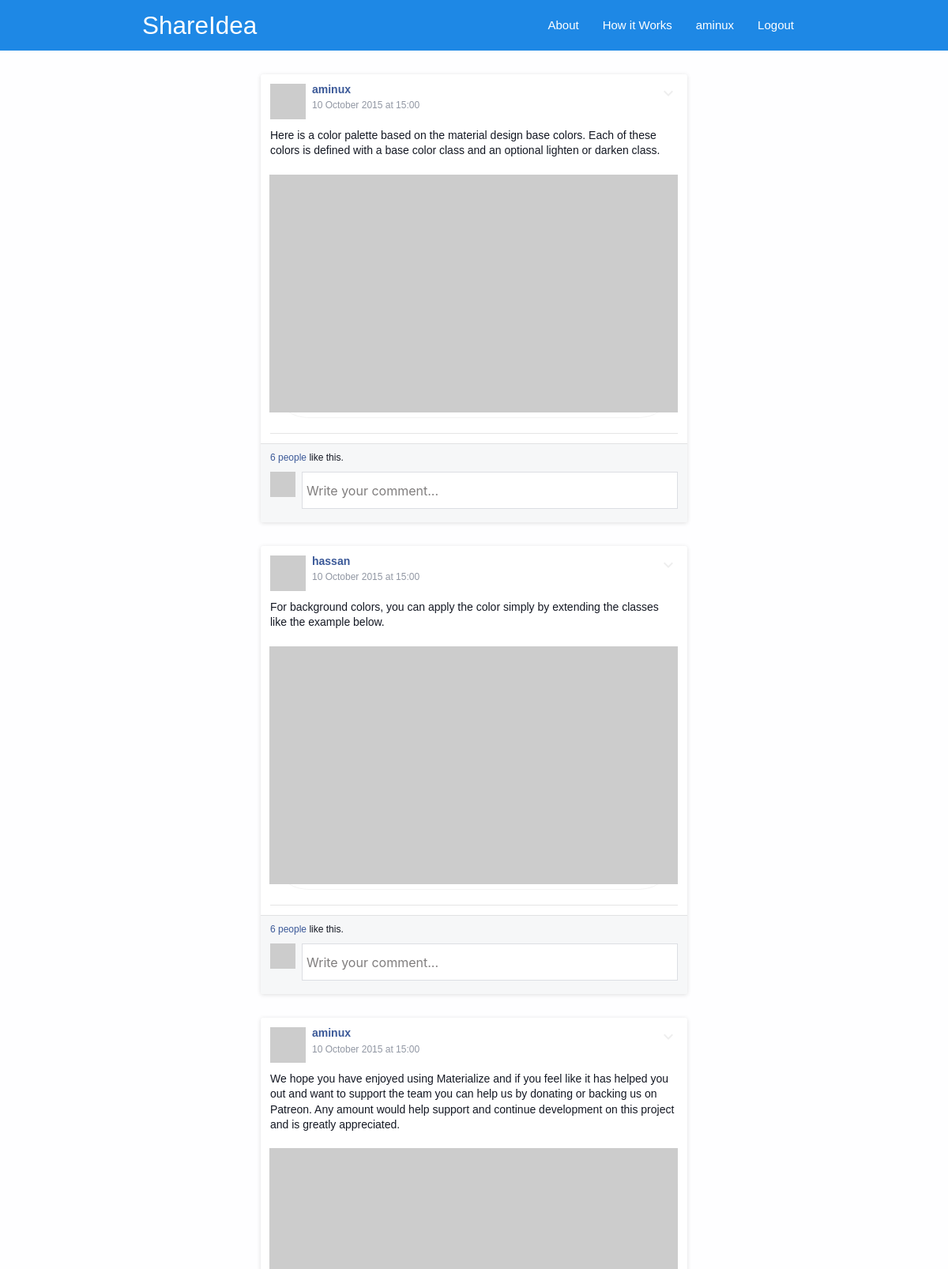
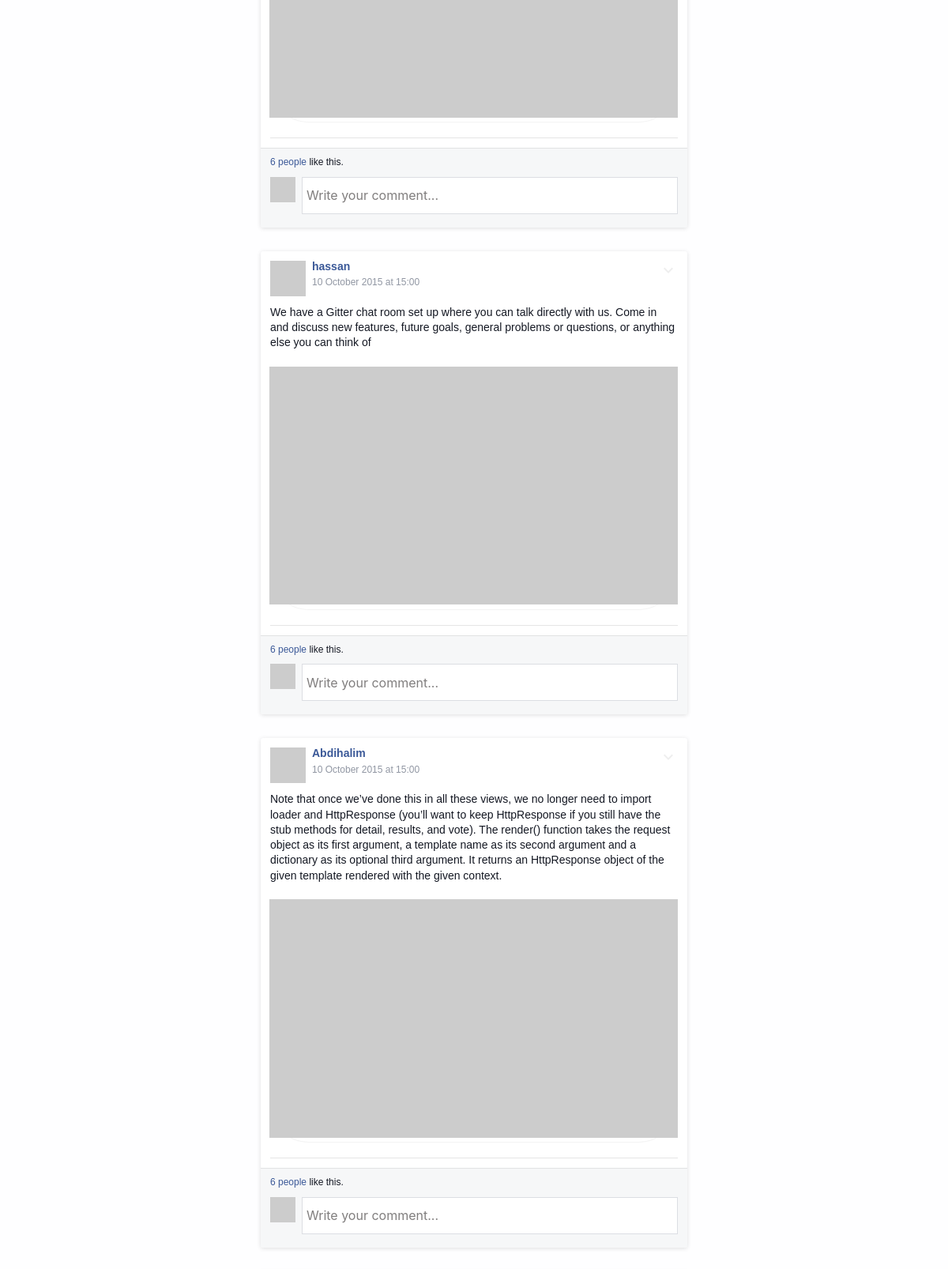
The app's page /pages/ (signed in, upper part) with its own data (2 pictures, top to bottom).
### pages/models.py (models this page shows)
class Post(models.Model):
    title = models.CharField(max_length=200)
    content = models.TextField()
    date_posted = models.DateTimeField(default=timezone.now)
    author = models.ForeignKey(User, on_delete=models.CASCADE)

### pages/views.py (the view)
# urls.py: path('', views.home, name="home-page"),
def home(request):
    context = {
        'posts': Post.objects.all()  # will loop using the key
    }
    return render(request, 'pages/home.html', context)

### pages/templates/pages/home.html
{% extends 'pages/base.html' %} {% block content %} {% for post in posts%}
<div class="facebook-box">
  <div class="content">
    <div class="right-icon">
      <i class="material-icons">keyboard_arrow_down</i>
    </div>
    <div class="row header">
      <div class="avatar">
        <img src="http://placehold.it/40x40" alt="" />
      </div>
      <div class="name">
        <h5>
          <a href="http://khoipro.com" target="_blank">{{ post.author }}</a>
        </h5>
        <span class="sub">10 October 2015 at 15:00</span>
      </div>
    </div>
    <div class="row text">
    {{post.content}}
    </div>
    <div class="row thumbnail">
      <img src="http://placehold.it/600x350" alt="" />
    </div>
    <hr />
  </div>
  <div class="footer">
    <a href="#">6 people</a> like this.
    <div class="row">
      <div class="small-avatar">
        <img src="http://placehold.it/32x32" alt="" />
      </div>
      <div class="write-comment">
        <input type="text" placeholder="Write your comment..." />
      </div>
    </div>
  </div>
</div>
{%endfor %} {% endblock content %}

### pages/templates/pages/base.html (shortened to what this page needs)
{% load static %}
<!DOCTYPE html>
<html lang="en">
  <head>
    <link
      rel="stylesheet"
      href="https://cdnjs.cloudflare.com/ajax/libs/materialize/1.0.0/css/materialize.min.css"
    />
    <link rel="stylesheet" href="{% static 'pages/css/main.css' %}" />
  </head>
  <body>
    <nav class="z-depth-0">
      <div class="nav-wrapper blue darken-1  ">
        <div class="container ">
          <a href="{% url 'home-page' %}" class="brand-logo">ShareIdea</a>
          <ul id="nav-mobile" class="right hide-on-med-and-down">
            <li><a href="# ">About</a></li>
            <li><a href="#">How it Works</a></li>
            {% if user.is_authenticated %}
            <li>
              <a href="{% url 'profile' %}">{{ user.username }}</a>
            </li>
            <li><a href="{% url 'logout' %}">Logout</a></li>
            {% else %}
            <li><a href="{% url 'register' %}">Register</a></li>
            <li><a href="{% url 'login' %}">Login</a></li>
            {% endif %}
          </ul>
        </div>
      </div>
    </nav>
    <div class="uk-container uk-container-small">
      {% block content %} {% endblock content %}
    </div>
  </body>
</html>

### pages/static/pages/css/main.css (style rules this page uses)
* { padding: 0; margin: 0; }
body { font-family: Georgia, 'Times New Roman', Times, serif; line-height: 1.3em; }
body { background: #fefeff; font-family: helvetica, arial, sans-serif; color: #141823; font-size: 14px; line-height: 1.38; }
h1, h2, h3, h4, h5, h6 { font-size: 13px; color: #141823; margin: 0; padding: 0; }
a { color: #3b5998; cursor: pointer; text-decoration: none; }
hr { line-height: 1px; height: 1px; color: rgba(0, 0, 0, 0.1); background: rgba(0, 0, 0, 0.1); border: 0; }
img { width: 100%; }
.facebook-box { width: 45%; margin: 30px auto; background: #fff; box-shadow: 0 1px 5px 0 rgba(66, 65, 65, 0.17); border-color: #e5e6e9 #dfe0e4 #d0d1d5; border-radius: 3px; }
.facebook-box .right-icon { float: right; width: 24px; height: 24px; color: #eee; cursor: pointer; }
.facebook-box .content { padding: 12px; }
.facebook-box .row.header { max-height: 45px; margin-bottom: 11px; }
.facebook-box .header .avatar { float: left; width: 45px; height: 45px; margin-right: 8px; }
.facebook-box .header .name { width: calc(100% - 40px - 8px); }
.facebook-box .header .name h5 { margin-bottom: 2px; font-weight: 700; font-size: 14px; }
.facebook-box .header .name span { color: #9197a3; font-size: 12px; }
.facebook-box .thumbnail { margin-top: 10px; margin-left: -1px; box-shadow: 0 1px 1px rgba(0, 0, 0, 0.05); border-radius: 50px; }
.facebook-box .footer { border-top: 1px solid #e1e2e3; margin: 0; padding: 9px 12px 7px 12px; font-size: 12px; background-color: #f6f7f8; border-radius: 0 0 3px 3px; color: #141823; overflow: hidden; }
.facebook-box .footer .row { margin-top: 10px; margin-bottom: 2px; overflow: hidden; }
.facebook-box .footer .small-avatar { width: 32px; height: 32px; float: left; margin-right: 8px; }
.facebook-box .footer .write-comment input[type='text'] { background: #fff; border: 1px solid #dcdee3; padding: 0 7px 0px 5px; min-height: 16px; width: calc(100% - 32px - 22px); float: left; }

### pages/static/pages/css/login.css (style rules this page uses)
::placeholder { color: rgb(128, 126, 126); }

### records on screen
Post: author "aminux", content "Here is a color palette based on the material design base colors. Each of these colors is defined with a base color class and an optional lighten or darken class."
Post: author "hassan", content "For background colors, you can apply the color simply by extending the classes like the example below."
Post: author "aminux", content "We hope you have enjoyed using Materialize and if you feel like it has helped you out and want to support the team you can help us by donating or backing us on Patreon. Any amount would help support and continue development on this project and is greatly appreciated."
Post: author "hassan", content "We have a Gitter chat room set up where you can talk directly with us. Come in and discuss new features, future goals, general problems or questions, or anything else you can think of"
Post: author "Abdihalim", content "Note that once we’ve done this in all these views, we no longer need to import loader and HttpResponse (you’ll want to keep HttpResponse if you still have the stub methods for detail, results, and vote). The render() function takes the request object as its first argument, a template name as its second argument and a dictionary as its optional third argument. It returns an HttpResponse object of the given template rendered with the given context."

### other values on screen
{{ user.username }} "aminux"
